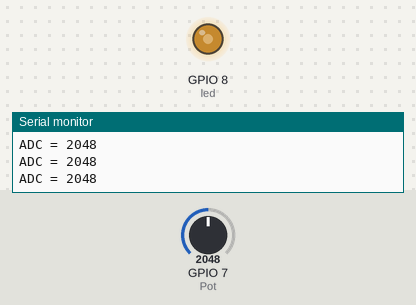
Bench run of a sketch on a simulated ESP32-S3. Parts: output pins drawn as LEDs (lit = HIGH), the last lines printed to the serial monitor. The inputs (shaded band) are chosen by the test bench; at power-on: GPIO 7 (Pot) = 2048.

Above: at 1.2 s.
1.3 s: GPIO 7 (Pot) set to 2866
At 2.0 s:
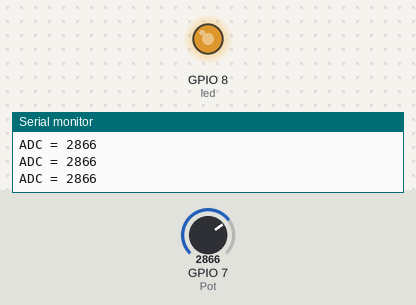
2.8 s: GPIO 7 (Pot) set to 3603
At 3.2 s:
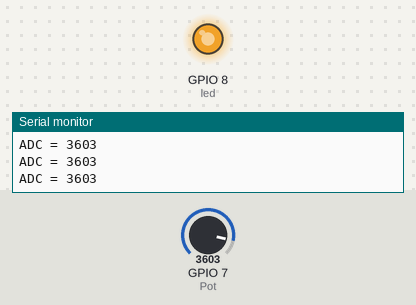
4.3 s: GPIO 7 (Pot) set to 491
At 4.7 s:
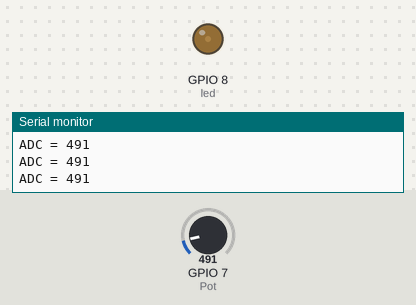
5.8 s: GPIO 7 (Pot) set to 0
At 7.0 s:
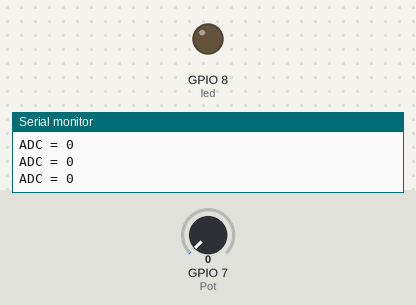
7.3 s: GPIO 7 (Pot) set to 2047
At 8.7 s:
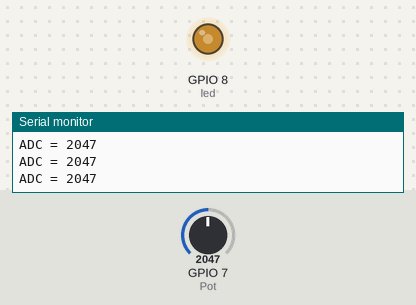
Timing chart, 0 to 9.8 s (numbered marks = the images above; inputs shaded):
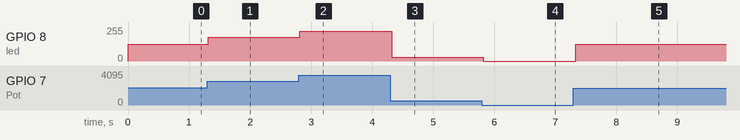

Measured:
- after the input at 1.3 s, GPIO 8 (led): 127/255 → 178/255 at once
- after the input at 2.8 s, GPIO 8 (led): 178/255 → 224/255 at once
- after the input at 4.3 s, GPIO 8 (led): 224/255 → 30/255 at once
- after the input at 5.8 s, GPIO 8 (led): 30/255 → 0/255 at once
- after the input at 7.3 s, GPIO 8 (led): 0/255 → 127/255 at once

The sketch:

sketch.ino
```cpp
#include <Arduino.h>

#define Pot 7
#define led 8

uint16_t ADC = 0;
uint16_t PWM = 0;

void PotentioTask(void *pvParameters){
  pinMode(Pot, INPUT);
  for(;;){
    ADC = analogRead(Pot);
    Serial.print("ADC = ");
    Serial.println(ADC);
    vTaskDelay(50 / portTICK_PERIOD_MS);
  }
}
void LedTask(void *pvParameters){
  pinMode(led, OUTPUT);
  for(;;){
    PWM = (ADC*255) / 4095;
    analogWrite(led,PWM);
    vTaskDelay(10 / portTICK_PERIOD_MS);
  }
}

void setup() {
  // put your setup code here, to run once:
  Serial.begin(115200);

  xTaskCreatePinnedToCore(
    PotentioTask,       // nama fungsi
    "TaskPotentio",     // nama task
    4096,           // stack size
    NULL,           // parameter
    1,              // prioritas
    NULL,           // handle
    0               // core 0
  );

  xTaskCreatePinnedToCore(
    LedTask,       // nama fungsi
    "TaskLed",     // nama task
    4096,           // stack size
    NULL,           // parameter
    1,              // prioritas
    NULL,           // handle
    0               // core 0
  );
}

void loop() {

}
```
